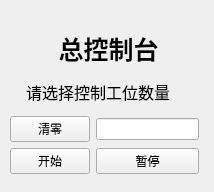
<?xml version="1.0" encoding="UTF-8"?>
<ui version="4.0">
 <class>ControlForm</class>
 <widget class="QWidget" name="ControlForm">
  <property name="geometry">
   <rect>
    <x>0</x>
    <y>0</y>
    <width>214</width>
    <height>192</height>
   </rect>
  </property>
  <property name="tabletTracking">
   <bool>false</bool>
  </property>
  <property name="windowTitle">
   <string>Form</string>
  </property>
  <widget class="QWidget" name="layoutWidget">
   <property name="geometry">
    <rect>
     <x>10</x>
     <y>30</y>
     <width>189</width>
     <height>144</height>
    </rect>
   </property>
   <layout class="QGridLayout" name="gridLayout">
    <item row="1" column="0" colspan="2">
     <widget class="QLabel" name="label">
      <property name="font">
       <font>
        <pointsize>12</pointsize>
       </font>
      </property>
      <property name="text">
       <string>　请选择控制工位数量</string>
      </property>
     </widget>
    </item>
    <item row="3" column="0">
     <widget class="QPushButton" name="pushButton_loopStart">
      <property name="text">
       <string>开始</string>
      </property>
     </widget>
    </item>
    <item row="3" column="1">
     <widget class="QPushButton" name="pushButton_loopStop">
      <property name="text">
       <string>暂停</string>
      </property>
     </widget>
    </item>
    <item row="2" column="0">
     <widget class="QPushButton" name="pushButton_reset">
      <property name="text">
       <string>清零</string>
      </property>
     </widget>
    </item>
    <item row="2" column="1">
     <widget class="QLineEdit" name="lineEdit"/>
    </item>
    <item row="0" column="0" colspan="2">
     <widget class="QLabel" name="label_2">
      <property name="font">
       <font>
        <pointsize>19</pointsize>
        <weight>75</weight>
        <bold>true</bold>
       </font>
      </property>
      <property name="text">
       <string>       总控制台　</string>
      </property>
     </widget>
    </item>
   </layout>
  </widget>
 </widget>
 <resources/>
 <connections/>
</ui>
